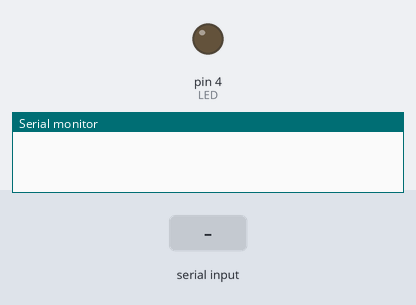
Recording of a sketch running on a simulated Arduino Uno, built with avr-gcc and run on an emulated ATmega328P. Parts: output pins drawn as LEDs (lit = HIGH), the last lines printed to the serial monitor. Inputs (shaded band) come from the test bench. Random numbers use the default seed unless the sketch sets one.

Above: at 1.2 s.
1.3 s: "h" received over Serial
At 2.1 s:
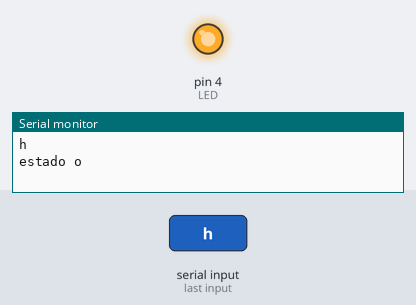
2.8 s: "o" received over Serial
4.3 s: "l" received over Serial
Timing chart, 0 to 7.3 s (numbered marks = the images above; inputs shaded):
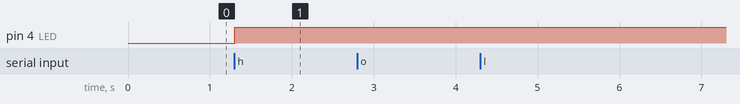

Measured:
- after the input at 1.3 s, pin 4 (LED): LOW → HIGH at once

The sketch:

Receptor_Maquina_de_estado_Puntero_a_funcion.ino
```cpp
#define TX 1
#define RX 0

#define LED 4
#define T 1000

void h(void);
void o(void);
void l(void);
void a(void);

void (*estado)(void) = h;

void setup(){
    pinMode(TX, OUTPUT);
    pinMode(RX, INPUT);

    pinMode(LED, OUTPUT);
    digitalWrite(LED, LOW);

    Serial.begin(9600);
}

void loop(){
  estado();
}

void h(void){
    if(Serial.available()>0){
        char lectura = Serial.read();
        Serial.println(lectura);
        if(lectura == 'h'){
          digitalWrite(LED, HIGH);
        }
        estado = o;
    }
}

void o(void){
    if(Serial.available()>0 && Serial.read() == 'o'){
        estado = l;
    }
    else{
        estado = h;
    }
    Serial.print("estado o");
}

void l(void){
    if(Serial.available()>0 && Serial.read() == 'l'){
        estado = a;
    }
    else{
        estado = h;
    }
    Serial.print("estado l");
}

void a(void){
    Serial.print("estado a");
    digitalWrite(LED, HIGH);
    delay(T);
    digitalWrite(LED, LOW);
    estado = h;
}
```

Arduino_maquina_de_estado.c
```cpp
//Receptor (con máquina de estado implementada con puntero a funciones)

#define TX 0
#define RX 1

#define LED 4
#define T 1000

void h(void);
void o(void);
void l(void);
void a(void);

void (*estado)(void) = h;

int main(void){
    pinMode(TX, OUTPUT);
    pinMode(RX, INPUT);

    pinMode(LED, OUTPUT);

    for(;;){
        estado();
    }

}

void h(void){
    if(Serial.available()>0 && Serial.read() == 'h'){
        estado = o;
    }
}

void o(void){
    if(Serial.available()>0 && Serial.read() == 'o'){
        estado = l;
    }
    else{
        estado = h;
    }
}

void l(void){
    if(Serial.available()>0 && Serial.read() == 'l'){
        estado = a;
    }
    else{
        estado = h;
    }
}

void a(void){
    digitalWrite(LED, HIGH);
    delay(T);
    digitalWrite(LED, LOW);
    estado = h;
}


//Transmisor

#define RX 0
#define TX 1

void setup() {
  // put your setup code here, to run once:
  pinMode(RX, INPUT);
  pinMode(TX, OUTPUT);

  Serial.begin(9600);
}

void loop() {
  // put your main code here, to run repeatedly:
  Serial.write("hola");
}
```

Lista_simplemente_enlazada_en_C.c
```cpp
// Código de introducción a listas simplemente enlazadas.

#include <stdio.h>
#include <stdlib.h>
#include <math.h>

typedef struct Punto point;

struct Punto{
    float coordX;
    float coordY;
    float distancia;
    point* next;
};

void IngresarPunto(void);
void IngresarOrdenado(point*);
void MostrarPuntos(void);
float Distancia(float, float);

point *primerPunto = NULL;

int main()
{
    int control = 1;
    while(control){
        IngresarPunto();
        printf("\nDesea ingresar otro numero? 1: si, 0: no \n");
        scanf("%d", &control);
    }
    MostrarPuntos();
    return 0;
}

void IngresarPunto(void){
    point* nuevoPunto = malloc(sizeof(point));
    printf("Ingrese la coordenada en x: ");
    scanf("%f", &nuevoPunto->coordX);
    printf("Ingrese la coordenada en y: ");
    scanf("%f", &nuevoPunto->coordY);
    nuevoPunto->distancia = Distancia(nuevoPunto->coordX, nuevoPunto->coordY);
    //printf("alo");
    //printf("Paso por aca2 \n");
    if(primerPunto == NULL){ //primer elemento de la lista
        primerPunto = nuevoPunto;
        nuevoPunto->next = NULL;
    }
    //Si la distancia del punto es la mayor... Lo convierte en el primero de la lista.
    else if(nuevoPunto->distancia >= primerPunto->distancia){
        nuevoPunto->next = primerPunto;
        primerPunto = nuevoPunto;
    }
    //Lo ordena en la lista
    else{
        IngresarOrdenado(nuevoPunto);
    }
}

void MostrarPuntos(void){
    struct Punto *aux = primerPunto;
    int i = 0;
    while(aux != NULL){
        printf("\nPunto %d: ", ++i);
        printf("%.2f, %.2f)", aux->coordX, aux->coordY);
        printf("\nDistancia al origen: %.2f", aux->distancia);
        free(aux);
        aux=aux->next;
    }
}

void IngresarOrdenado(point* nuevoPunto){
    //Mientras la distancia del punto sea menor a la del siguiente del último revisado (empezando por el primero), sigue revisando puntos.
    point* aux = primerPunto;
    if(aux->next != NULL){
        while(aux->next->next != NULL && (nuevoPunto->distancia <= aux->next->distancia)){
            aux = aux->next;
        }
    }
    aux = aux->next;
    //Ingresa el punto entre el inmediatamente mayor y el inmediatamente menor.
    nuevoPunto->next = aux->next;
    aux->next = nuevoPunto;
}

float Distancia(float x, float y){
    return sqrt(pow(x, 2) + pow(y, 2));
}
```

Matriz_numeros_aleatorios_sin_repeticion.c
```cpp
#include <stdio.h>
#include <stdlib.h>
#include <time.h>


int main(void)
{
    srand(time(NULL));

    //Algoritmo para meter números del 1 aL 100 de manera aleatoria en una matriz de 100 elementos.

    //Creo la matriz
    int matriz[100];

    //Voy a hacer esto para cada caja
    for(int i = 0; i < 100; i++){
        //Creo una variable unsigned char que voy a usar como bandera.
        unsigned char flag = 0;

        //Creo la variable que será mi número aleatorio.
        int n;

        do{
            flag = 0;

            //Creo un número aleatorio
            n = rand() % (100) + 1;

            //Para todas las anteriores cajas...
            for(int j = 0; j < i; j++){
                //Si aparece en alguna caja...
                if(n == matriz[j]){
                    //El flag cambia (se encontró al menos un elemento igual)
                    flag = 1;
                }
            }
        }
        //Repite hasta que se cree un elemento aleatorio no repetido.
        while(flag);

        //Se asigna el elemento no repetido a la caja.
        matriz[i] = n;
    }

    for(int i = 0; i < 100; i++){
        printf("Caja %d: %d\n", i, matriz[i]);
    }

    return 0;
}
```

pasaje-por-referencia.c
```cpp
// Pasaje de parámetros a una función por referencia

#include<stdio.h>

int var = 0;

void miFunc(int*);

int main(){
    //int var = 0;

    miFunc(&var);

    printf("Valor en main: %d", var);

    return 0;
}

void miFunc(int* var2){
    printf("Valor en miFunc: %d\n", ++(*var2));
}

//Modifica la variable
```

pasaje-por-valor.c
```cpp
// Pasaje de parámetros a una función por referencia

#include<stdio.h>

int var = 0;

void miFunc(int);

int main(){
    //int var = 0;

    miFunc(var);

    printf("Valor en main: %d", var);

    return 0;
}

void miFunc(int var2){
    printf("Valor en miFunc: %d\n", ++var2);
}

//Modifica la variable
```
